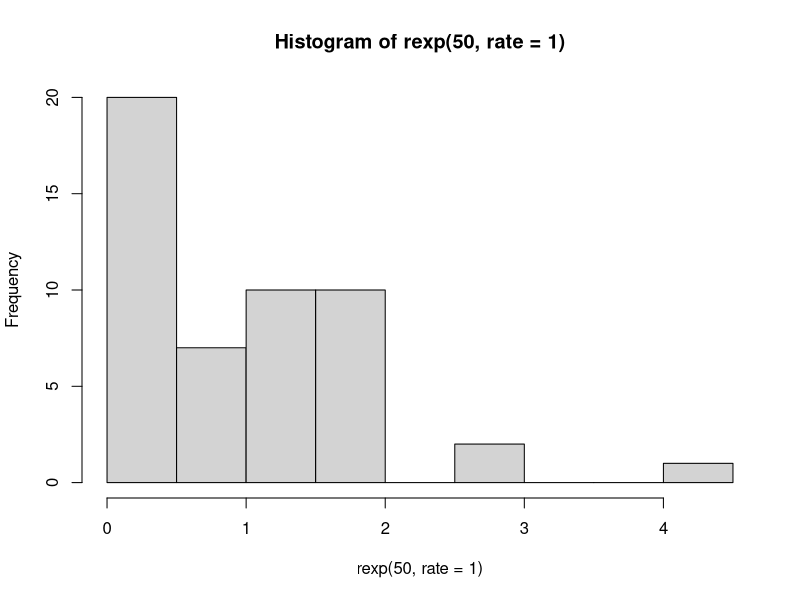

Source code (R):
## ---- chunk 1
set.seed(123)
rexp(50, rate = 1)
## ---- chunk 2
hist(rexp(50, rate = 1))
## ---- chunk 3
set.seed(123)

digito1 = sample(1:9, 50, replace = TRUE)
digito2 = sample(1:9, 50, replace = TRUE)
digito3 = sample(1:9, 50, replace = TRUE)
digito4 = sample(1:9, 50, replace = TRUE)



vector = as.numeric(paste0(digito1, digito2, digito3, digito4))

vector
## ---- chunk 4
set.seed(123)
vector2 = runif(50, 0, 1)

mu = 1 - exp(-vector2)

x = -log(mu)
## ---- chunk 5
x

ks.test(x, "pexp", rate = 1)
